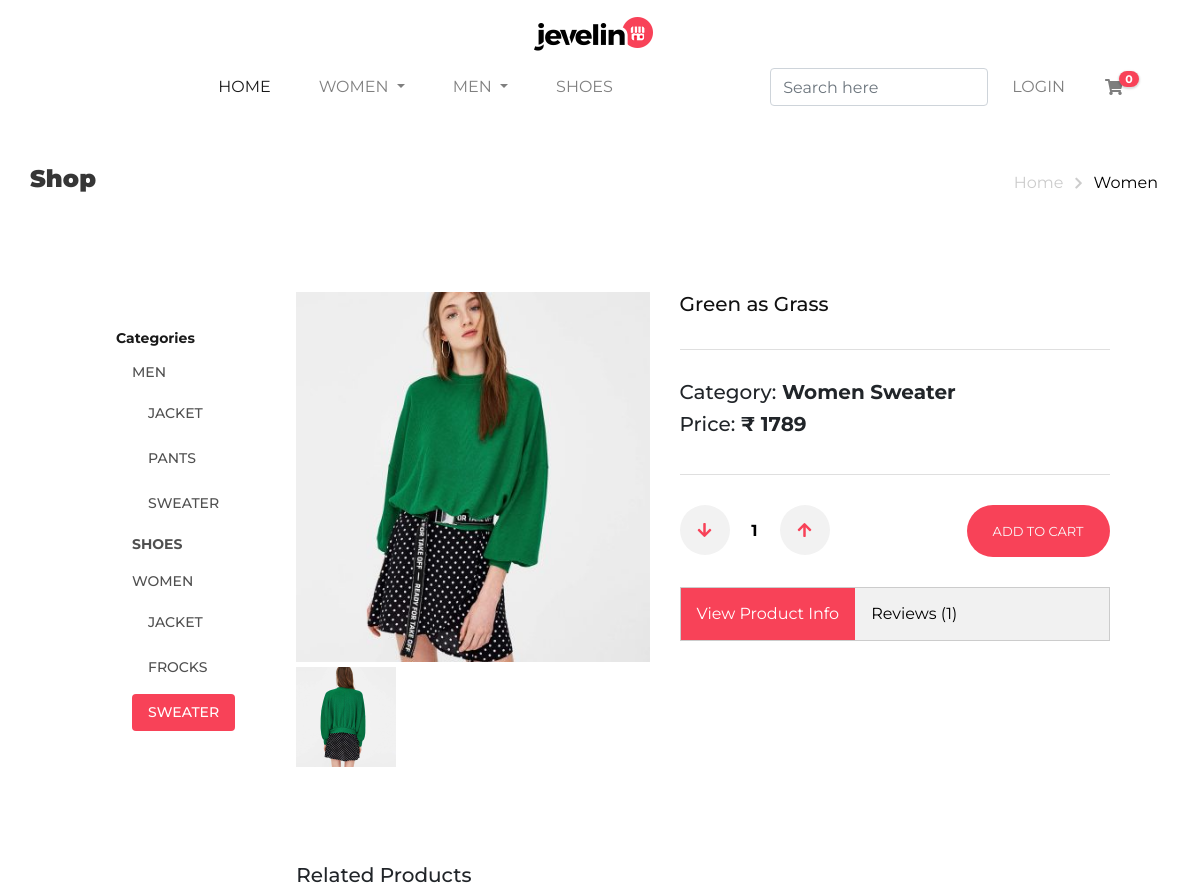
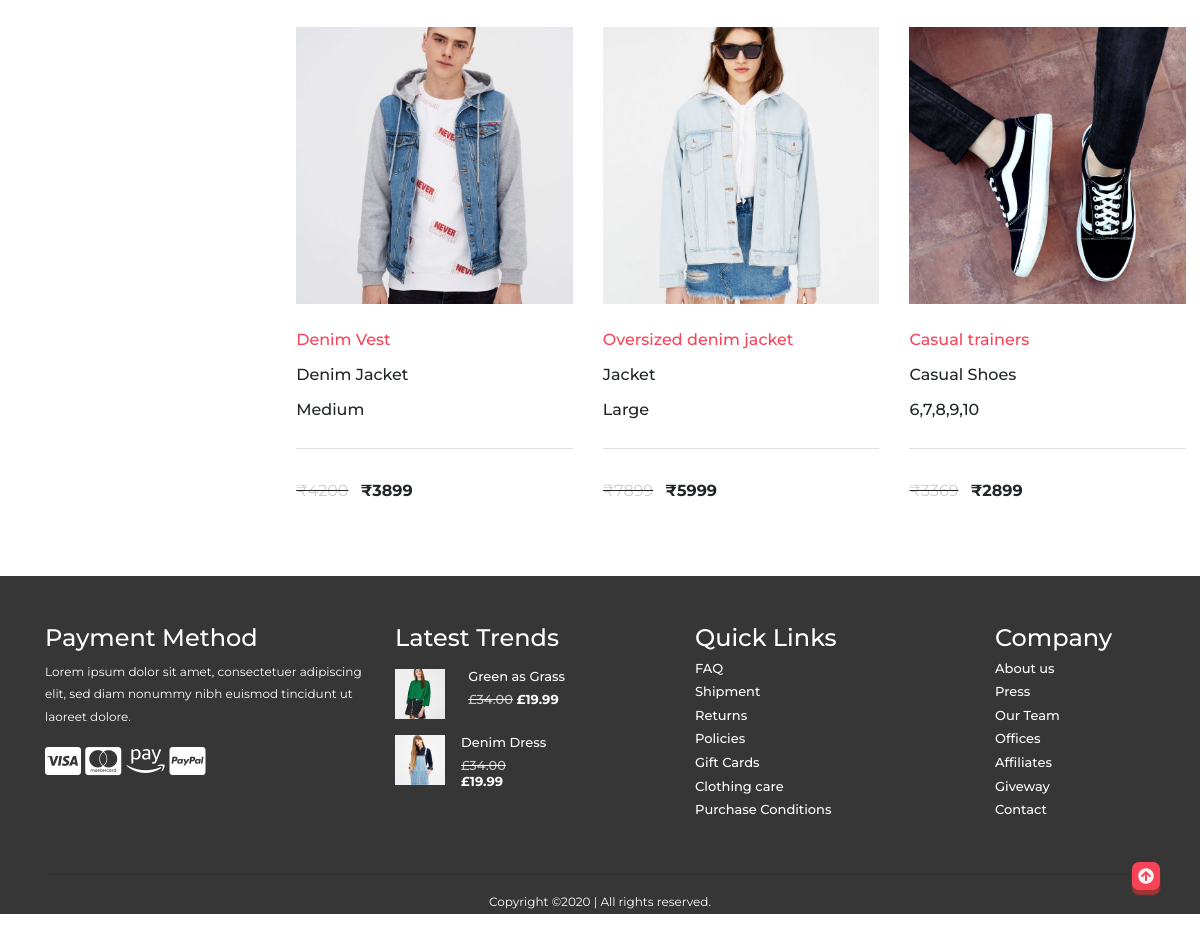
The page /viewProducts.php?id=4 on the database its author committed (2 pictures, top to bottom).
### tables this page shows
CREATE TABLE IF NOT EXISTS `products` (
  `id` int(11) NOT NULL AUTO_INCREMENT,
  `prod_name` varchar(255) NOT NULL,
  `img_name` varchar(255) NOT NULL,
  `size` varchar(255) NOT NULL,
  `prod_category` varchar(255) NOT NULL,
  `price` int(11) NOT NULL,
  `cost` int(11) NOT NULL,
  `fashion` varchar(255) NOT NULL,
  `upload_time` datetime NOT NULL DEFAULT CURRENT_TIMESTAMP,
  PRIMARY KEY (`id`)
);

### viewProducts.php (the view, shortened to what this page needs)
<?php
include_once("includes/header.php");
?>
<section class="pagination-head">
    <div class="container">
        <div class="row">
            <div>
                <h2>Shop</h2>
            </div>
            <div>
                <nav aria-label="Page navigation example">
                    <ul class="pagination">
                        <li class="page-item"><a class="page-link" href="index.php">Home</a></li>
                        <li class="page-item">
                            <i class="fas fa-chevron-right page-link"></i>
                        </li>
                        <li class="page-item"><a class="page-link" href="women.php">Women</a></li>
                    </ul>
                </nav>
            </div>
        </div>
    </div>
</section>
<section class="shoes col-12">
    <div class="conatiner">
        <div class="row head-row">
            <?php
            include('includes/clothes_sideNav.php');
            ?>
            <div class="sidebar-right col-12">
                <div class="container viewProduct mb-5 pb-5">
                    <div class="row text-left" id="viewProductDataHere">
                        <?php
                        $id = $_GET['id'];
                        $sql = "SELECT * FROM products where id = '$id'";
                        $result = $conn->query($sql);
                        if ($result->num_rows > 0) {
                            while ($row = $result->fetch_assoc()) {
                                $allimg = explode(',', $row['img_name']);
                        ?>
                                <div class="col-lg-5 col-md-5 col-xl-5 col-10 offset-1 offset-lg-0 offset-xl-0 offset-md-0 viewProductimg">
                                    <div class="card">
                                        <div class="card-header">
                                            <img src="admin/assets/images/products/<?php echo $allimg[0]; ?>" class="img-fluid" alt="Dynamic">
                                        </div>
                                        <div class="card-footer d-flex justify-content-between">
                                            <img src="admin/assets/images/products/<?php echo $allimg[1]; ?>" class="img-fluid secondImg" height="100" width="100" alt="Dynamic">
                                        </div>
                                    </div>
                                </div>
                                <div class="col-lg-6 col-md-6 col-xl-6 col-10 offset-1 offset-lg-0 offset-xl-0 offset-md-0 viewProductInfo mb-5">
                                    <div class="card">
                                        <div class="card-header">
                                            <h5><?php echo $row['prod_name']; ?></h5>
                                        </div>
                                        <div class="card-footer">
                                            <h5>Category:<strong> <?php echo $row['prod_category']; ?></strong></h5>
                                            <h5>Price: <strong>&#8377; <?php echo $row['price']; ?></strong></h5>
                                        </div>
                                        <div class="card-footer">
                                            <form class="addTocart mb-5" id="addToCartForm" enctype="multipart/form-data">
                                                <div class="quantity sh-increase-numbers"><span class="down_quantity"><i class="fas fa-arrow-down"></i></span>
                                                    <input type="text" id="num_of_womenProducts" class="productQuantity" name="prod_quantity" value="1" style="width:50px;" maxlength="1">
                                                    <span class="up_quantity"><i class="fas fa-arrow-up"></i></span>
                                                </div>
                                                <button type="submit" class="single_add_to_cart_button btn">Add to cart</button>
                                            </form>
                                            <?php
                                            $sql = "SELECT * FROM `users_data` JOIN reviews WHERE users_data.userId=reviews.user_id AND prod_id = '$id'";
                                            $count = 0;
                                            $result = $conn->query($sql);
                                            if ($result->num_rows > 0) {
                                                while ($row = $result->fetch_assoc()) {
                                                    $count++;
                                                }
                                            }
                                            ?>
                                            <div class="tab">
                                                <button class="tablinks active" onclick="openCity(event, 'viewInfo')">View Product Info</button>
                                                <button class="tablinks" onclick="openCity(event, 'viewReview')">Reviews (<?php echo $count; ?>) </button>
                                            </div>
                                                <?php
                                                $sql = "SELECT * FROM `users_data` JOIN reviews WHERE users_data.userId=reviews.user_id AND prod_id = '$id' order by reviews.id desc";
                                                $result = $conn->query($sql);
                                                ?>
                                        </div>
                                    </div>
                                </div>
                        <?php
                            }
                        }
                        ?>
                    </div>
                </div>
                <div class="container relatedProduct mt-5 pt-5">
                    <h5>Related Products</h5>
                    <div class="row text-left">
                        <?php
                        $sql = "SELECT * FROM `products` WHERE id != '$id' order by rand() limit 3";
                        $result = $conn->query($sql);
                        if ($result->num_rows > 0) {
                            while ($row = $result->fetch_assoc()) {
                                $allimg = explode(',', $row['img_name']);
                                $numofimg = count($allimg);
                        ?>
                                <div class="col-lg-4 col-md-4 col-xl-4 col-10 offset-1 offset-lg-0 offset-xl-0 offset-md-0">
                                    <div class="card">
                                        <div class="card-header">
                                            <a href="<?php echo 'viewProducts.php?id=' . $row['id']; ?>">
                                                <?php
                                                for ($i = 0; $i < $numofimg; $i++) {
                                                ?>
                                                    <img src="admin/assets/images/products/<?php echo $allimg[$i]; ?>" class="img-fluid" alt="Front Img">
                                                <?php } ?>
                                            </a>
                                        </div>
                                        <div class="card-body">
                                            <h2 style="color: #f84258;"><?php echo $row["prod_name"]; ?></h2>
                                            <h2><?php echo $row["prod_category"]; ?> </h2>
                                            <h2><?php echo $row["size"]; ?> </h2>
                                        </div>
                                        <div class="card-footer d-flex justify-content-between">
                                            <div><del><span style="color: #ccc;">₹<?php echo $row["cost"]; ?></span></del> <span class="font-weight-bold mx-2"> ₹<?php echo $row["price"]; ?></span></div>
                                        </div>
                                    </div>
                                </div>
                        <?php
                            }
                        }
                        ?>
                    </div>
                </div>
            </div>
        </div>
    </div>
</section>
<?php include("includes/footer.php"); ?>

### css/style.css (style rules this page uses)
html { scroll-behavior: smooth; }
* { margin: 0; padding: 0; box-sizing: border-box; font-family: 'Montserrat', sans-serif; }
.pagination-head { margin: 50px 0; }
.pagination-head .row { display: grid; grid-template-columns: auto auto; justify-content: space-between; }
.pagination-head .pagination .page-link { border: none; outline: none; }
.pagination-head .page-item:first-child .page-link { color: #ccc; }
.pagination-head i { color: #ccc; font-size: small; margin-top: 12px; padding: 0; }
.pagination-head .page-item:last-child .page-link { color: #000; }
.pagination-head h2 { color: #363636; font-weight: 900; font-size: 24px; }
.sidebar-right .card { padding: 0; margin: 0; border: none; outline: none; }
.sidebar-right .card h2 { padding: .5em 0; margin: 0; font-size: 1em; }
.sidebar-right .card-header { font-size: 1.6rem; font-weight: bold; background-color: #fff!important; padding: 25px 0!important; color: #111111; border: none; max-height: 300px; overflow: hidden; }
.sidebar-right .card-header img { max-height: 300px; min-width:100%; }
.sidebar-right .card-body { padding: 20px 0!important; }
.sidebar-right .card-footer { background-color: #fff!important; padding: 30px 0!important; }
.shoes .head-row { display: grid; grid-template-columns: auto 950px; justify-content: space-between; margin: 0; padding: 0 10px; }
.card-header img:nth-child(1) { position: absolute; transition: .7s ease-out; }
.viewProductInfo .addTocart { margin-bottom: 30px !important; display: flex; justify-content: space-between; }
.viewProductInfo .addTocart .quantity { display: flex; }
.viewProductInfo .addTocart .quantity .down_quantity,.viewProductInfo .addTocart .quantity .up_quantity { cursor: pointer; font-size: 16px; transition: .25s all; background-color: #f2f2f2; border-radius: 50px; width: 50px; height: 50px; text-align: center; align-items: center; display: flex; justify-content: center; color: #f84258; }
.viewProductInfo .addTocart .quantity .down_quantity { background-color: #f2f2f2!important; }
.viewProductInfo .addTocart .quantity .down_quantity,.viewProductInfo .addTocart .quantity .productQuantity { border-width: 0; font-size: 16px !important; font-weight: 700; padding: 0 !important; background-color: transparent; text-align: center; }
.single_add_to_cart_button { background-color: #f84258; line-height: 50px; padding: 0 25px; border-radius: 100px; font-size: 13px; text-transform: uppercase; color: #f9f9f9; }
.viewProductimg .card-header img { min-height: 370px; }
.viewProductimg .card-footer img { position: absolute; bottom: -350%; cursor: pointer; }
.relatedProduct { margin: 2.7rem 0; }
.tab { overflow: hidden; border: 1px solid #ccc; background-color: #f1f1f1; }
.tab button { background-color: inherit; float: left; border: none; outline: none; cursor: pointer; padding: 14px 16px; transition: 0.3s; }
.tab button.active { background-color: #f84258; color: #fff; }

### rows shown on the page
products: prod_name "Green as Grass", prod_category "Women Sweater", price "1789", count "1"
products: prod_name "Denim Vest", prod_category "Denim Jacket", size "Medium", cost "4200", price "3899"
products: prod_name "Oversized denim jacket", prod_category "Jacket", size "Large", cost "7899", price "5999"
products: prod_name "Casual trainers", prod_category "Casual Shoes", size "6,7,8,9,10", cost "3369", price "2899"

### other values the page prints
$count "0"
